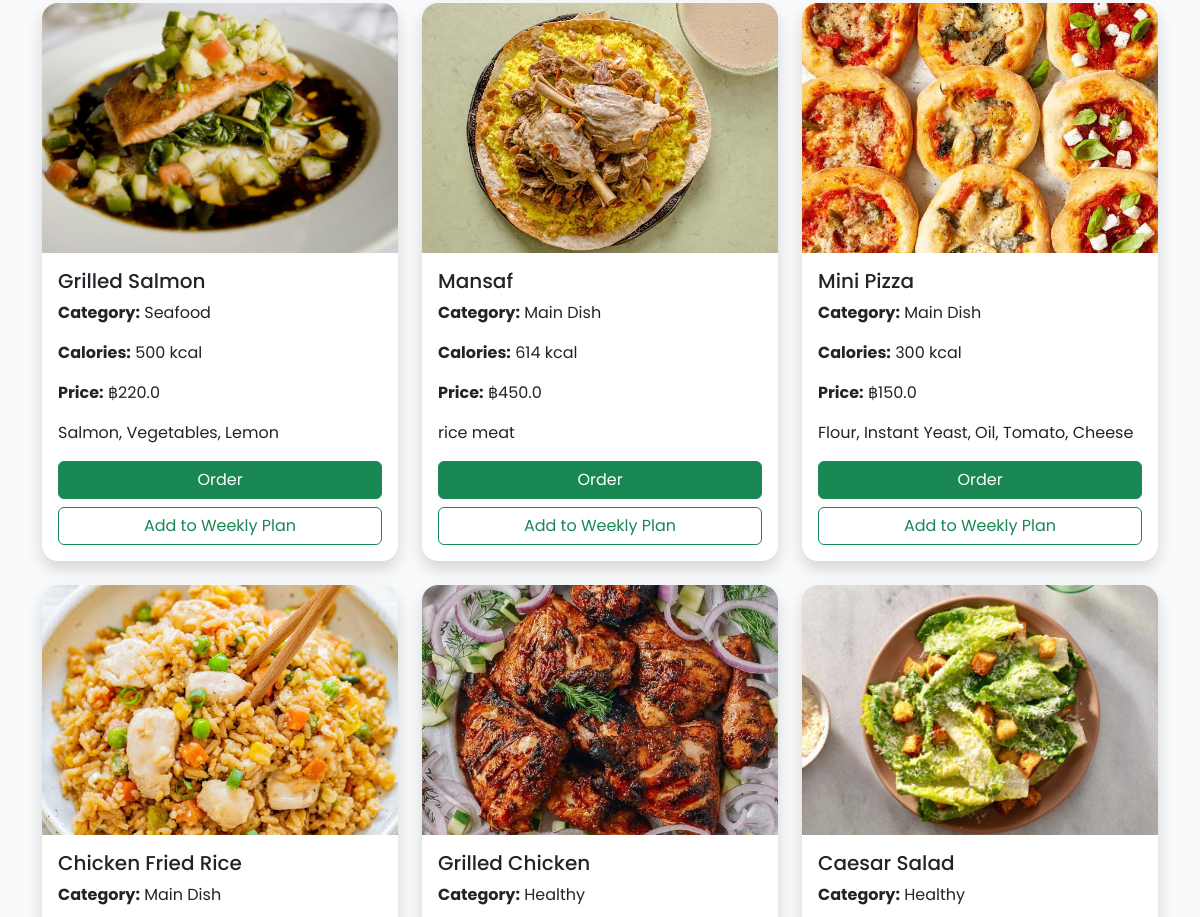
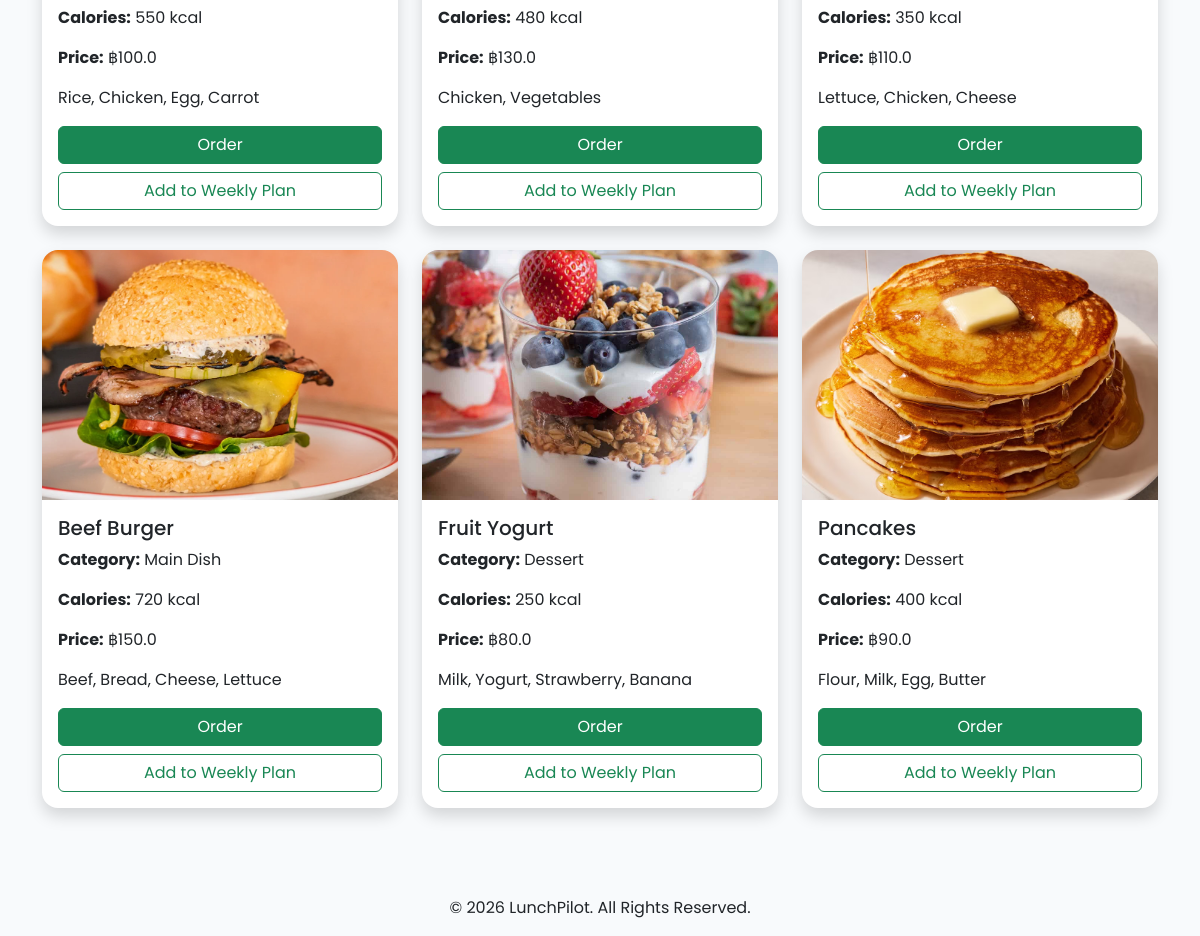
The app's page /meals (lower part), older data (2 pictures, top to bottom).
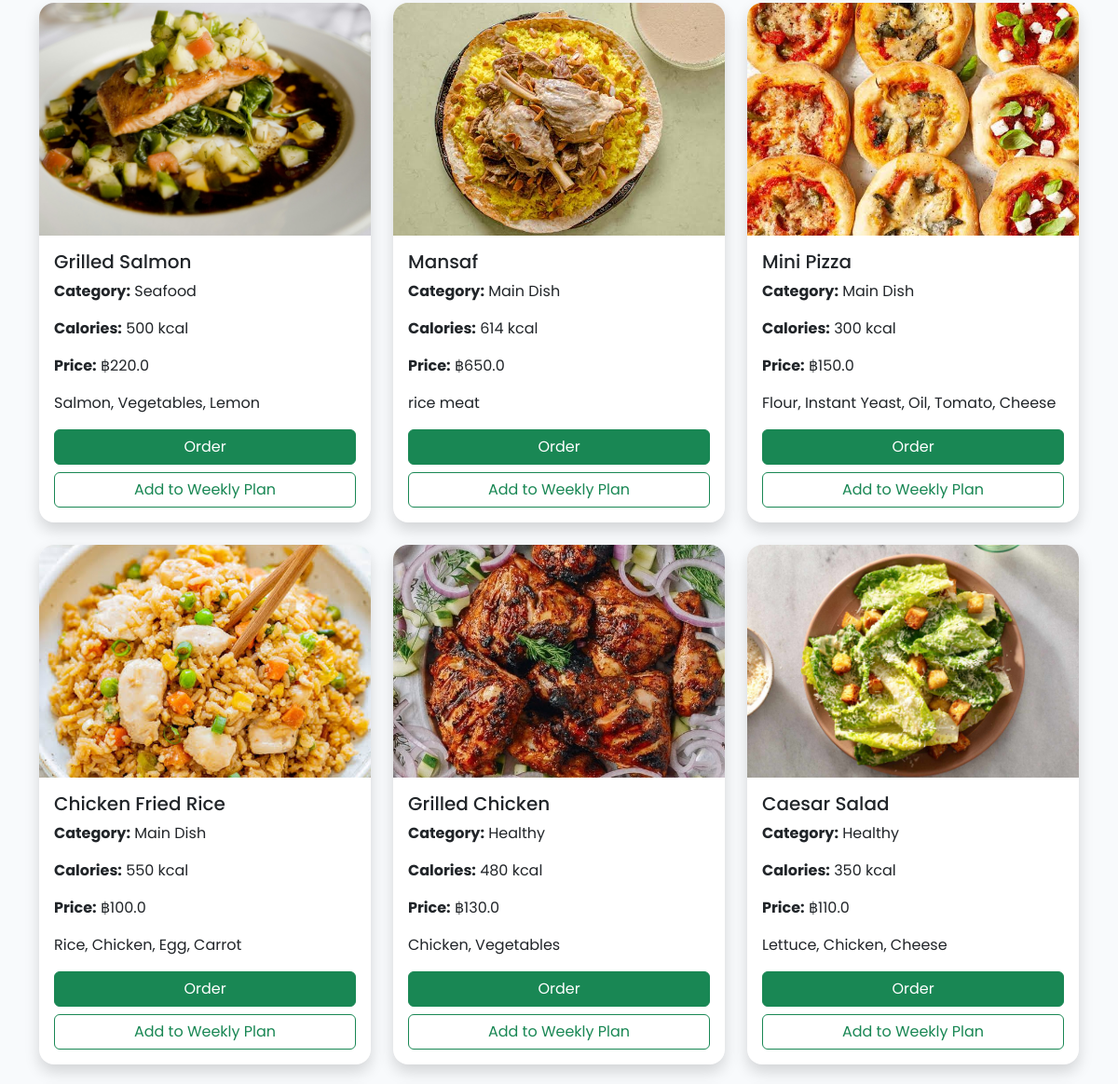
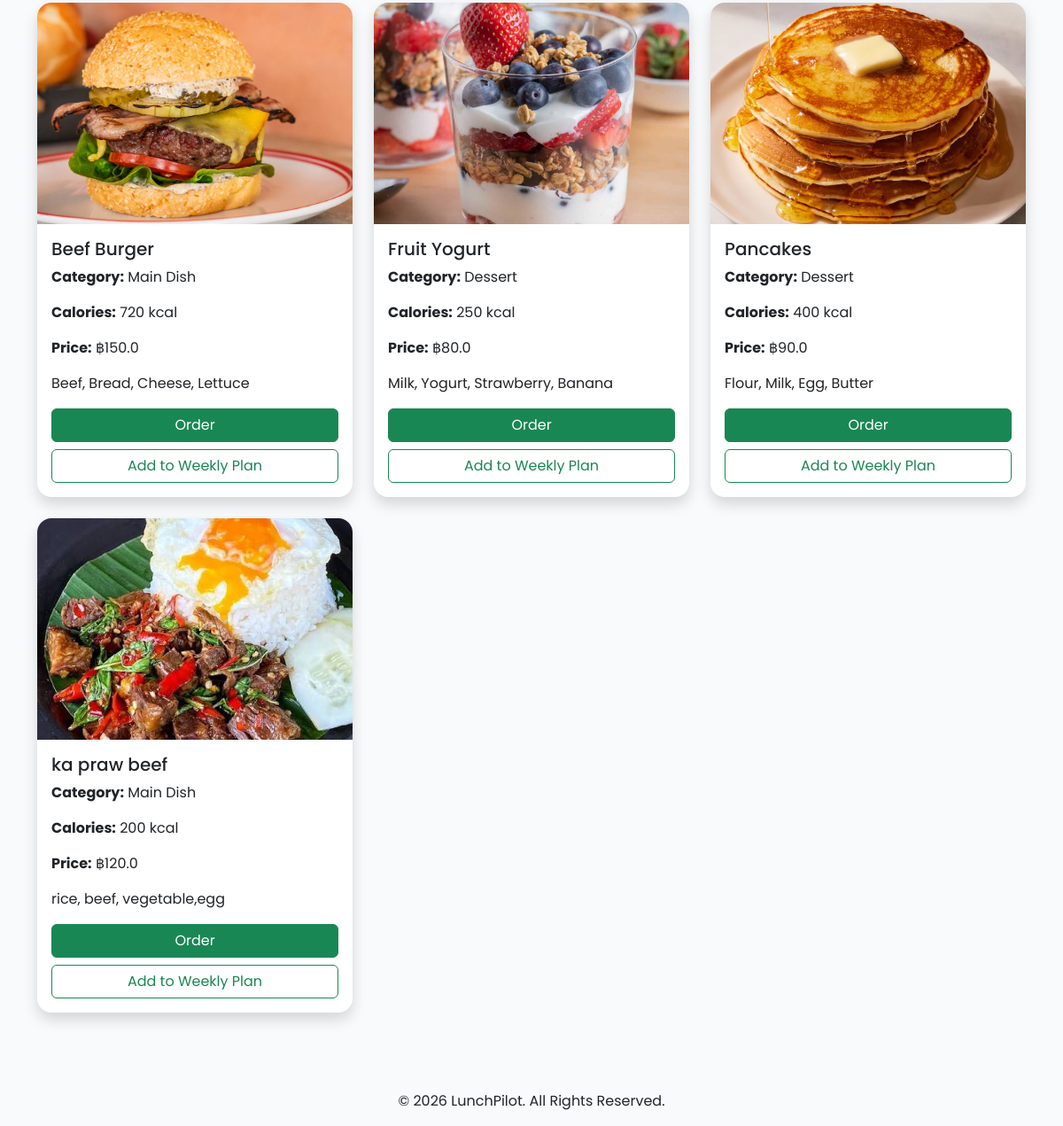
The same page, newer data (2 pictures, top to bottom).
### tables this page shows
CREATE TABLE meals(

        id INTEGER PRIMARY KEY AUTOINCREMENT,

        meal_name TEXT NOT NULL,

        category TEXT NOT NULL,

        calories INTEGER NOT NULL,

        price REAL NOT NULL,

        ingredients TEXT,

        image TEXT

    );

### routes/meals.py (the view)
@meals.route("/meals")
def meals_page():
    connection = get_connection()
    cursor = connection.cursor()
    cursor.execute("""
        SELECT *
        FROM meals
        ORDER BY id ASC
    """)
    all_meals = cursor.fetchall()
    allergy = get_user_allergy()
    meals_list = []
    for meal in all_meals:
        safe = is_meal_safe(
            meal[5],
            allergy
        )
        meals_list.append({
            "id": meal[0],
            "meal_name": meal[1],
            "category": meal[2],
            "calories": meal[3],
            "price": meal[4],
            "ingredients": meal[5],
            "image": meal[6],
            "safe": safe
        })
    connection.close()
    return render_template(
        "meals.html",
        meals=meals_list,
        allergy=allergy
    )

### database.py (called while the page is built)
def get_connection():
    return sqlite3.connect(DATABASE)

### routes/helpers.py (called while the page is built, shortened)
def is_meal_safe(ingredients, allergy):
    if not allergy:
        return True

def get_user_allergy():
    from flask import session
    user_id = session.get("user_id")
    if not user_id:
        return ""

### templates/meals.html (shortened to what this page needs)
{% extends "base.html" %}
{% block content %}
<div class="container py-5">
    <div class="row">
        {% for meal in meals %}
        <div class="col-md-4 mb-4">
            <div class="card shadow h-100 border-0 rounded-4">
                <img
                    src="{{ url_for('static', filename='images/' + meal.image) }}"
                    class="card-img-top"
                    alt="{{ meal.meal_name }}"
                    style="height:250px; object-fit:cover; border-top-left-radius:16px; border-top-right-radius:16px;">
                <div class="card-body">
                    <h5 class="card-title">
                        {{ meal.meal_name }}
                    </h5>
                    <p>
                        <strong>Category:</strong>
                        {{ meal.category }}
                    </p>
                    <p>
                        <strong>Calories:</strong>
                        {{ meal.calories }} kcal
                    </p>
                    <p>
                        <strong>Price:</strong>
                        ฿{{ meal.price }}
                    </p>
                    <p>
                        {{ meal.ingredients }}
                    </p>
                    <div class="d-grid gap-2">
                       <a href="/order/{{ meal.id }}"
                          class="btn btn-success order-btn"
                          data-meal-name="{{ meal.meal_name }}">
                          Order
                         </a>
                       <a href="/weekly-planner?meal_id={{ meal.id }}"
                          class="btn btn-outline-success">
                          Add to Weekly Plan
                         </a>
                    </div>
                </div>
            </div>
        </div>
        {% endfor %}
    </div>
</div>
{% endblock %}

Row changes from the older to the newer data that the page shows:
changed meals "Mansaf": price "450.0" → "650.0"
added meals: image (picture), meal_name "ka praw beef", category "Main Dish", calories "200", price "120.0", ingredients "rice, beef, vegetable,egg"
